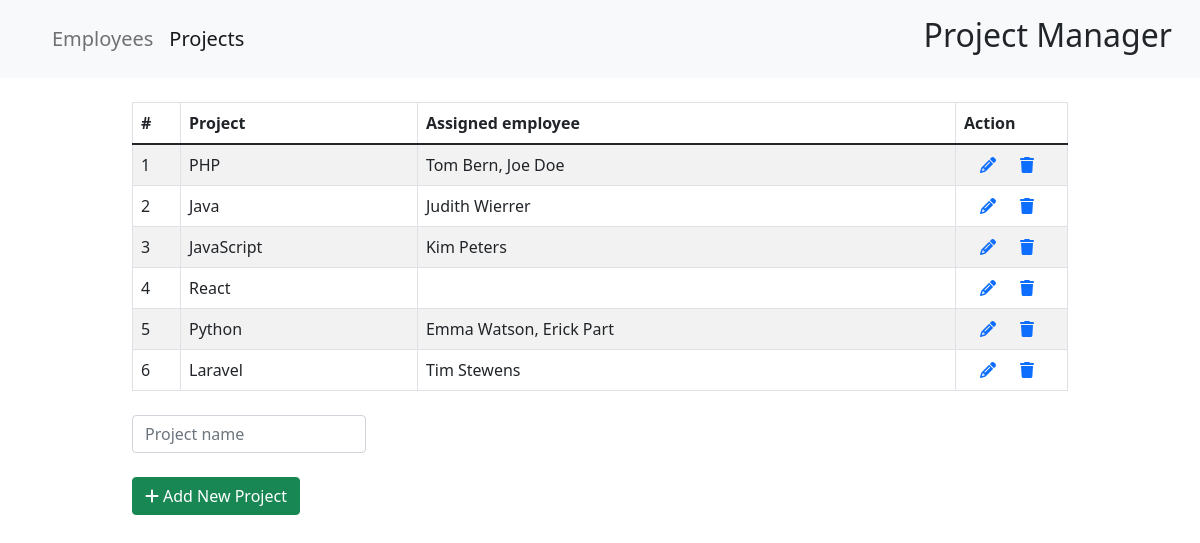
The app's page /projects.php with its own data.
### tables this page shows
CREATE TABLE `Projects` (
  `id` int(11) NOT NULL AUTO_INCREMENT,
  `project` varchar(255) NOT NULL,
  PRIMARY KEY (`id`)
);

### projects.php (the view, shortened to what this page needs)
<!DOCTYPE html>
<html lang="en">
<head>
    <link href="https://cdn.jsdelivr.net/npm/bootstrap@5.1.3/dist/css/bootstrap.min.css" rel="stylesheet"
>
    <link rel="stylesheet" href="https://cdnjs.cloudflare.com/ajax/libs/font-awesome/6.1.1/css/all.min.css"
 />
</head>
<?php $page = 'projects'; require_once './header.php';
require_once "conn.php";
?>
<body>
    <div class="wrapper mt-4">
        <div class="container-fluid">
            <div class="row">
                <div class="col-md-12">
                    <?php
                    $sql = "SELECT Projects.id, project, group_concat(concat(firstname, ' ', lastname)SEPARATOR ', ') AS assigned_people
                    FROM Projects
                    LEFT JOIN Employees ON Projects.id = Employees.project_id
                    GROUP BY Projects.id;". (isset($_POST['id']) ? " WHERE id = ?" . $_POST['id'] : "");
                    if($result = mysqli_query($conn, $sql)){
                        if(mysqli_num_rows($result) > 0){
                            echo '<table class="table table-bordered table-striped">';
                                echo "<thead>";
                                    echo "<tr>";
                                        echo "<th>#</th>";
                                        echo "<th>Project</th>";
                                        echo "<th>Assigned employee</th>";
                                        echo "<th>Action</th>";
                                    echo "</tr>";
                                echo "</thead>";
                                echo "<tbody>";
                                while($row = mysqli_fetch_array($result)){
                                    echo "<tr>";
                                        echo "<td>" . $row['id'] . "</td>";
                                        echo "<td>" . $row['project'] . "</td>";
                                        echo "<td>" . $row["assigned_people"]. "</td>";
                                        echo "<td>";
                                             echo '<a href="update_project.php?id='. $row['id'] .'" class="mx-3" title="Update Record" data-toggle="tooltip"><span class="fa fa-pencil"></span></a>';
                                            echo '<a href="?action=delete&id='. $row['id'] .'" title="Delete Record" data-toggle="tooltip"><span class="fa fa-trash mx-2"></span></a>';
                                        echo "</td>";
                                    echo "</tr>";
                                }
                                echo "</tbody>";
                            echo "</table>";
                        } else{
                            echo '<div class="alert alert-danger"><em>No records were found.</em></div>';
                        }
                    }
                    ?>
                    <div class="mt-4 mb-3 clearfix">
                        <form class="mb-3" action="" method="POST">
                            <input class="form-control w-25" type=" text" id="project" name="project" required value=""
                                placeholder="Project name"><br>
                            <button class="btn btn-success pull-right" type="submit" name="create_pro"><i
                                    class="fa fa-plus me-1"></i>Add New Project</button>
                        </form>
                    </div>
                </div>
            </div>
        </div>
    </div>
</body>
</html>

### projects.php (style rules this page uses)
.wrapper { max-width: 80vw; margin: 0 auto; }
table tr td:first-child { width: 3rem; }
table tr td:last-child { width: 7rem; }

### records on screen
projects: id "1", project "PHP", assigned_people "Tom Bern, Joe Doe"
projects: id "2", project "Java", assigned_people "Judith Wierrer"
projects: id "3", project "JavaScript", assigned_people "Kim Peters"
projects: id "4", project "React"
projects: id "5", project "Python", assigned_people "Emma Watson, Erick Part"
projects: id "6", project "Laravel", assigned_people "Tim Stewens"
